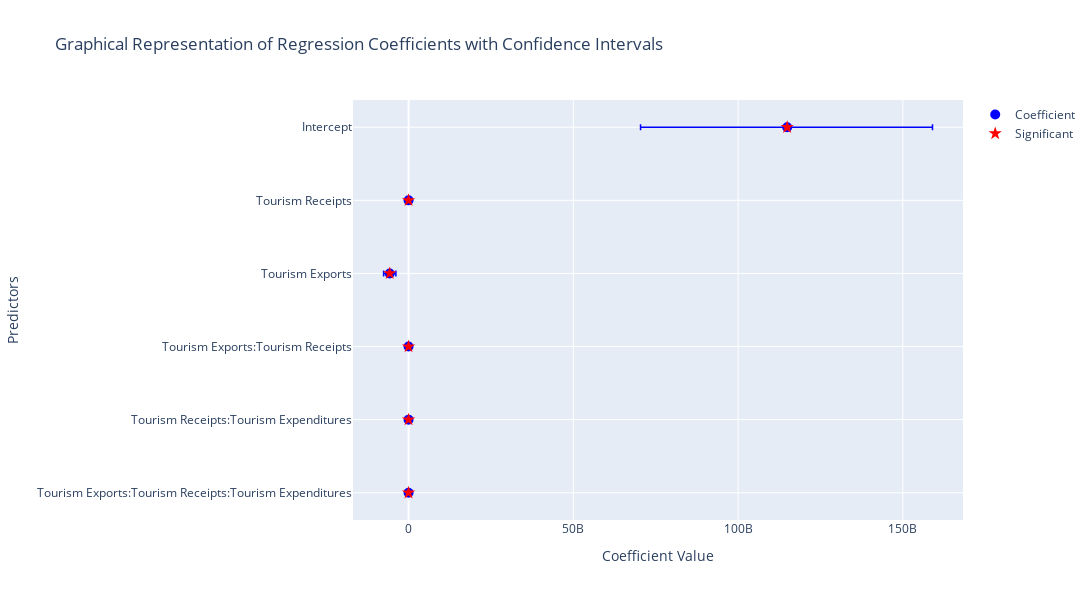

This figure's notebook cell:
### Code cell
# Manually input data based on the above regression results
results = {
    "Predictor": [
        "Intercept", 
        "Tourism Receipts", 
        "Tourism Exports", 
        "Tourism Exports:Tourism Receipts", 
        "Tourism Receipts:Tourism Expenditures", 
        "Tourism Exports:Tourism Receipts:Tourism Expenditures"
    ],
    "Coefficient": [1.149e+11, 51.9694, -5.709e+09, 2.7700, -1.5880, -0.2836],
    "Lower CI": [7.04e+10, 45.744, -7.57e+09, 1.919, -2.500, -0.353],
    "Upper CI": [1.59e+11, 58.194, -3.85e+09, 3.361, -0.676, -0.214],
    "P-value": [0.000, 0.000, 0.000, 0.000, 0.001, 0.000]
}

df_results = pd.DataFrame(results)

fig = go.Figure()

fig.add_trace(go.Scatter(
    x=df_results["Coefficient"],
    y=df_results["Predictor"],
    mode="markers",
    marker=dict(color="blue", size=10),
    error_x=dict(
        type="data",
        symmetric=False,
        array=df_results["Upper CI"] - df_results["Coefficient"],
        arrayminus=df_results["Coefficient"] - df_results["Lower CI"],
        thickness=1.5,
        width=3
    ),
    name="Coefficient"
))

significant = df_results["P-value"] < 0.05
fig.add_trace(go.Scatter(
    x=df_results[significant]["Coefficient"],
    y=df_results[significant]["Predictor"],
    mode="markers",
    marker=dict(color="red", size=10, symbol="star"),
    name="Significant"
))

fig.update_layout(
    title="Graphical Representation of Regression Coefficients with Confidence Intervals",
    xaxis_title="Coefficient Value",
    yaxis_title="Predictors",
    yaxis=dict(autorange="reversed"),
    height=600,
    width=1200,
    showlegend=True
)

fig.show()

### Figure 1 — Plotly figure (JSON) as saved in the notebook; plotly's stock layout.template omitted (floating-point values rounded to 4 significant figures)
{"data": [{"error_x": {"array": [44100000000, 6.225, 1859000000, 0.591, 0.912, 0.0696], "arrayminus": [44500000000, 6.225, 1861000000, 0.851, 0.912, 0.0694], "symmetric": false, "thickness": 1.5, "type": "data", "width": 3}, "marker": {"color": "blue", "size": 10}, "mode": "markers", "name": "Coefficient", "type": "scatter", "x": [114900000000, 51.97, -5709000000, 2.77, -1.588, -0.2836], "y": ["Intercept", "Tourism Receipts", "Tourism Exports", "Tourism Exports:Tourism Receipts", "Tourism Receipts:Tourism Expenditures", "Tourism Exports:Tourism Receipts:Tourism Expenditures"]}, {"marker": {"color": "red", "size": 10, "symbol": "star"}, "mode": "markers", "name": "Significant", "type": "scatter", "x": [114900000000, 51.97, -5709000000, 2.77, -1.588, -0.2836], "y": ["Intercept", "Tourism Receipts", "Tourism Exports", "Tourism Exports:Tourism Receipts", "Tourism Receipts:Tourism Expenditures", "Tourism Exports:Tourism Receipts:Tourism Expenditures"]}], "layout": {"height": 600, "showlegend": true, "title": {"text": "Graphical Representation of Regression Coefficients with Confidence Intervals"}, "width": 1200, "xaxis": {"title": {"text": "Coefficient Value"}}, "yaxis": {"autorange": "reversed", "title": {"text": "Predictors"}}}}
